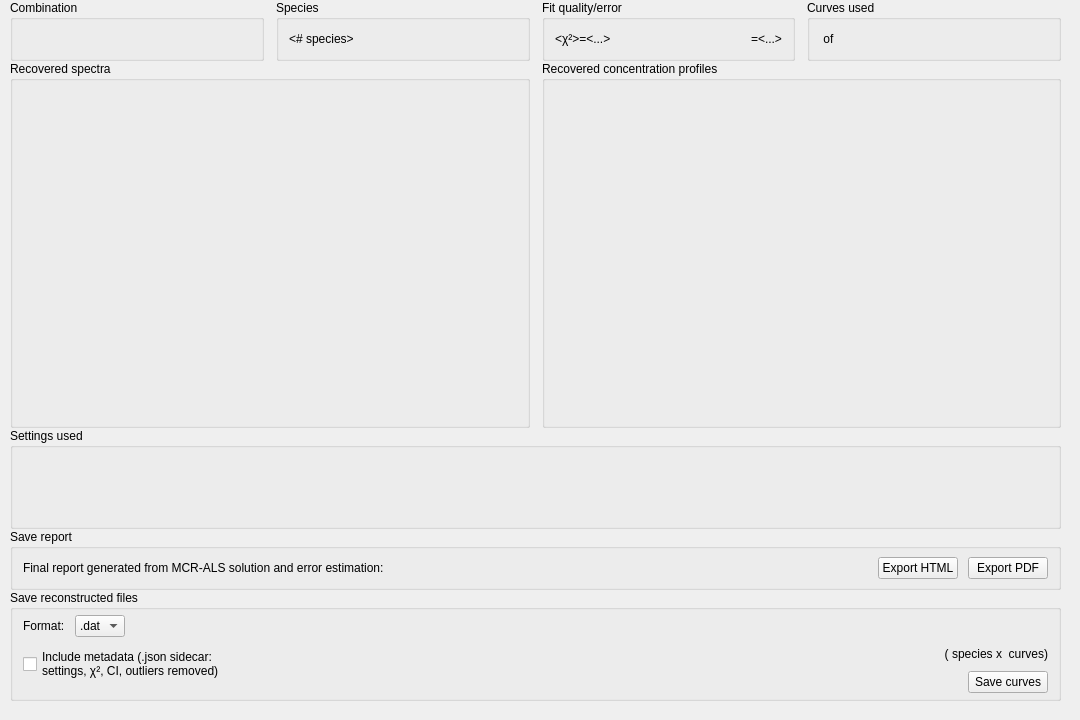
      <widget class="QWidget" name="ReportTab">
       <property name="enabled">
        <bool>true</bool>
       </property>
       <attribute name="title">
        <string>Report</string>
       </attribute>
       <widget class="QWidget" name="verticalLayoutWidget_3">
        <property name="geometry">
         <rect>
          <x>0</x>
          <y>0</y>
          <width>1071</width>
          <height>711</height>
         </rect>
        </property>
        <layout class="QVBoxLayout" name="ReportTabLayout" stretch="0,1,0,0,0">
         <property name="spacing">
          <number>0</number>
         </property>
         <property name="leftMargin">
          <number>10</number>
         </property>
         <property name="rightMargin">
          <number>10</number>
         </property>
         <property name="bottomMargin">
          <number>10</number>
         </property>
         <item>
          <layout class="QHBoxLayout" name="AnalysisInformationLayout">
           <property name="spacing">
            <number>12</number>
           </property>
           <item>
            <widget class="QGroupBox" name="CombinationUsedBox">
             <property name="sizePolicy">
              <sizepolicy hsizetype="MinimumExpanding" vsizetype="Minimum">
               <horstretch>0</horstretch>
               <verstretch>0</verstretch>
              </sizepolicy>
             </property>
             <property name="minimumSize">
              <size>
               <width>0</width>
               <height>61</height>
              </size>
             </property>
             <property name="title">
              <string>Combination</string>
             </property>
             <layout class="QHBoxLayout" name="horizontalLayout_11">
              <property name="leftMargin">
               <number>10</number>
              </property>
              <property name="topMargin">
               <number>0</number>
              </property>
              <property name="rightMargin">
               <number>10</number>
              </property>
              <property name="bottomMargin">
               <number>0</number>
              </property>
              <item>
               <widget class="QLabel" name="CombinationUsedLabel">
                <property name="sizePolicy">
                 <sizepolicy hsizetype="Minimum" vsizetype="Preferred">
                  <horstretch>0</horstretch>
                  <verstretch>0</verstretch>
                 </sizepolicy>
                </property>
                <property name="text">
                 <string>&lt;AHKP combination here&gt;</string>
                </property>
               </widget>
              </item>
             </layout>
            </widget>
           </item>
           <item>
            <widget class="QGroupBox" name="SpeciesSearchedForBox">
             <property name="sizePolicy">
              <sizepolicy hsizetype="MinimumExpanding" vsizetype="Minimum">
               <horstretch>0</horstretch>
               <verstretch>0</verstretch>
              </sizepolicy>
             </property>
             <property name="minimumSize">
              <size>
               <width>0</width>
               <height>61</height>
              </size>
             </property>
             <property name="title">
              <string>Species</string>
             </property>
             <layout class="QHBoxLayout" name="horizontalLayout_12">
              <property name="leftMargin">
               <number>10</number>
              </property>
              <property name="topMargin">
               <number>0</number>
              </property>
              <property name="rightMargin">
               <number>10</number>
              </property>
              <property name="bottomMargin">
               <number>0</number>
              </property>
              <item>
               <widget class="QLabel" name="SpeciesSearchedForLabel">
                <property name="sizePolicy">
                 <sizepolicy hsizetype="Minimum" vsizetype="Preferred">
                  <horstretch>0</horstretch>
                  <verstretch>0</verstretch>
                 </sizepolicy>
                </property>
                <property name="text">
                 <string>&lt;# species&gt;</string>
                </property>
               </widget>
              </item>
             </layout>
            </widget>
           </item>
           <item>
            <widget class="QGroupBox" name="FitQualityErrorBox">
             <property name="sizePolicy">
              <sizepolicy hsizetype="MinimumExpanding" vsizetype="Minimum">
               <horstretch>0</horstretch>
               <verstretch>0</verstretch>
              </sizepolicy>
             </property>
             <property name="minimumSize">
              <size>
               <width>0</width>
               <height>61</height>
              </size>
             </property>
             <property name="title">
              <string>Fit quality/error</string>
             </property>
             <layout class="QHBoxLayout" name="horizontalLayout_13">
              <property name="spacing">
               <number>0</number>
              </property>
              <property name="leftMargin">
               <number>10</number>
              </property>
              <property name="topMargin">
               <number>0</number>
              </property>
              <property name="rightMargin">
               <number>10</number>
              </property>
              <property name="bottomMargin">
               <number>0</number>
              </property>
              <item>
               <widget class="QLabel" name="FitErrorLabel">
                <property name="sizePolicy">
                 <sizepolicy hsizetype="Minimum" vsizetype="Preferred">
                  <horstretch>0</horstretch>
                  <verstretch>0</verstretch>
                 </sizepolicy>
                </property>
                <property name="text">
                 <string>&lt;χ²&gt;=&lt;...&gt;</string>
                </property>
               </widget>
              </item>
              <item>
               <spacer name="horizontalSpacer">
                <property name="orientation">
                 <enum>Qt::Orientation::Horizontal</enum>
                </property>
                <property name="sizeType">
                 <enum>QSizePolicy::Policy::MinimumExpanding</enum>
                </property>
                <property name="sizeHint" stdset="0">
                 <size>
                  <width>10</width>
                  <height>20</height>
                 </size>
                </property>
               </spacer>
              </item>
              <item>
               <widget class="QLabel" name="FitQualityLabel">
                <property name="sizePolicy">
                 <sizepolicy hsizetype="Minimum" vsizetype="Preferred">
                  <horstretch>0</horstretch>
                  <verstretch>0</verstretch>
                 </sizepolicy>
                </property>
                <property name="text">
                 <string>&lt;R²&gt;=&lt;...&gt;</string>
                </property>
               </widget>
              </item>
             </layout>
            </widget>
           </item>
           <item>
            <widget class="QGroupBox" name="CurvesUsedBox">
             <property name="sizePolicy">
              <sizepolicy hsizetype="MinimumExpanding" vsizetype="Minimum">
               <horstretch>0</horstretch>
               <verstretch>0</verstretch>
              </sizepolicy>
             </property>
             <property name="minimumSize">
              <size>
               <width>0</width>
               <height>61</height>
              </size>
             </property>
             <property name="title">
              <string>Curves used</string>
             </property>
             <layout class="QHBoxLayout" name="horizontalLayout_10">
              <property name="leftMargin">
               <number>10</number>
              </property>
              <property name="topMargin">
               <number>0</number>
              </property>
              <property name="rightMargin">
               <number>10</number>
              </property>
              <property name="bottomMargin">
               <number>0</number>
              </property>
              <item>
               <widget class="QLabel" name="NumberCurvesUsedLabel">
                <property name="sizePolicy">
                 <sizepolicy hsizetype="Minimum" vsizetype="Preferred">
                  <horstretch>0</horstretch>
                  <verstretch>0</verstretch>
                 </sizepolicy>
                </property>
                <property name="text">
                 <string>&lt;used&gt; of &lt;total&gt;</string>
                </property>
               </widget>
              </item>
             </layout>
            </widget>
           </item>
          </layout>
         </item>
         <item>
          <layout class="QHBoxLayout" name="ReconstructedProfilesLayout">
           <property name="spacing">
            <number>12</number>
           </property>
           <item>
            <widget class="QGroupBox" name="ReconstructedSpectraBox">
             <property name="sizePolicy">
              <sizepolicy hsizetype="MinimumExpanding" vsizetype="MinimumExpanding">
               <horstretch>0</horstretch>
               <verstretch>0</verstretch>
              </sizepolicy>
             </property>
             <property name="title">
              <string>Recovered spectra</string>
             </property>
            </widget>
           </item>
           <item>
            <widget class="QGroupBox" name="ReconstructedConcentrationsBox">
             <property name="sizePolicy">
              <sizepolicy hsizetype="MinimumExpanding" vsizetype="MinimumExpanding">
               <horstretch>0</horstretch>
               <verstretch>0</verstretch>
              </sizepolicy>
             </property>
             <property name="title">
              <string>Recovered concentration profiles</string>
             </property>
            </widget>
           </item>
          </layout>
         </item>
         <item>
          <widget class="QGroupBox" name="SettingsUsedBox">
           <property name="sizePolicy">
            <sizepolicy hsizetype="MinimumExpanding" vsizetype="Minimum">
             <horstretch>0</horstretch>
             <verstretch>0</verstretch>
            </sizepolicy>
           </property>
           <property name="minimumSize">
            <size>
             <width>0</width>
             <height>101</height>
            </size>
           </property>
           <property name="title">
            <string>Settings used</string>
           </property>
          </widget>
         </item>
         <item>
          <widget class="QGroupBox" name="SaveReportBox">
           <property name="sizePolicy">
            <sizepolicy hsizetype="MinimumExpanding" vsizetype="Minimum">
             <horstretch>0</horstretch>
             <verstretch>0</verstretch>
            </sizepolicy>
           </property>
           <property name="minimumSize">
            <size>
             <width>0</width>
             <height>61</height>
            </size>
           </property>
           <property name="title">
            <string>Save report</string>
           </property>
           <layout class="QHBoxLayout" name="horizontalLayout_6">
            <property name="spacing">
             <number>10</number>
            </property>
            <property name="leftMargin">
             <number>10</number>
            </property>
            <property name="topMargin">
             <number>0</number>
            </property>
            <property name="rightMargin">
             <number>10</number>
            </property>
            <property name="bottomMargin">
             <number>0</number>
            </property>
            <item>
             <widget class="QLabel" name="ReportLabel">
              <property name="text">
               <string>Final report generated from MCR-ALS solution and error estimation:</string>
              </property>
             </widget>
            </item>
            <item>
             <spacer name="SaveReportSpacer">
              <property name="orientation">
               <enum>Qt::Orientation::Horizontal</enum>
              </property>
              <property name="sizeHint" stdset="0">
               <size>
                <width>289</width>
                <height>20</height>
               </size>
              </property>
             </spacer>
            </item>
            <item>
             <widget class="QPushButton" name="ExportHTMLReportButton">
              <property name="text">
               <string>Export HTML</string>
              </property>
             </widget>
            </item>
            <item>
             <widget class="QPushButton" name="ExportPDFReportButton">
              <property name="text">
               <string>Export PDF</string>
              </property>
             </widget>
            </item>
           </layout>
          </widget>
         </item>
         <item>
          <widget class="QGroupBox" name="SaveReconstructedCurvesBox">
           <property name="sizePolicy">
            <sizepolicy hsizetype="MinimumExpanding" vsizetype="Minimum">
             <horstretch>0</horstretch>
             <verstretch>0</verstretch>
            </sizepolicy>
           </property>
           <property name="minimumSize">
            <size>
             <width>0</width>
             <height>111</height>
            </size>
           </property>
           <property name="title">
            <string>Save reconstructed files</string>
           </property>
           <layout class="QHBoxLayout" name="horizontalLayout_8">
            <property name="leftMargin">
             <number>10</number>
            </property>
            <property name="topMargin">
             <number>5</number>
            </property>
            <property name="rightMargin">
             <number>10</number>
            </property>
            <property name="bottomMargin">
             <number>5</number>
            </property>
            <item>
             <layout class="QVBoxLayout" name="SaveOptionsLayout">
              <property name="spacing">
               <number>10</number>
              </property>
              <item>
               <layout class="QHBoxLayout" name="SaveFormatLayout">
                <property name="spacing">
                 <number>10</number>
                </property>
                <property name="bottomMargin">
                 <number>0</number>
                </property>
                <item>
                 <widget class="QLabel" name="SaveFormatLabel">
                  <property name="text">
                   <string>Format:</string>
                  </property>
                 </widget>
                </item>
                <item>
                 <widget class="QComboBox" name="SaveFormatOption">
                  <item>
                   <property name="text">
                    <string>.dat</string>
                   </property>
                  </item>
                  <item>
                   <property name="text">
                    <string>.h5</string>
                   </property>
                  </item>
                 </widget>
                </item>
                <item>
                 <spacer name="SaveFormatSpacer">
                  <property name="orientation">
                   <enum>Qt::Orientation::Horizontal</enum>
                  </property>
                  <property name="sizeHint" stdset="0">
                   <size>
                    <width>0</width>
                    <height>20</height>
                   </size>
                  </property>
                 </spacer>
                </item>
               </layout>
              </item>
              <item>
               <widget class="QCheckBox" name="IncludeMetadataCheckBox">
                <property name="text">
                 <string>Include metadata (.json sidecar:
settings, χ², CI, outliers removed)</string>
                </property>
               </widget>
              </item>
              <item>
               <spacer name="SaveOptionsSpacer">
                <property name="orientation">
                 <enum>Qt::Orientation::Vertical</enum>
                </property>
                <property name="sizeHint" stdset="0">
                 <size>
                  <width>20</width>
                  <height>0</height>
                 </size>
                </property>
               </spacer>
              </item>
             </layout>
            </item>
            <item>
             <layout class="QVBoxLayout" name="SaveReconstructedCurvesLayout">
              <property name="spacing">
               <number>10</number>
              </property>
              <item>
               <spacer name="CurvesReconstructedSpacer">
                <property name="orientation">
                 <enum>Qt::Orientation::Vertical</enum>
                </property>
                <property name="sizeHint" stdset="0">
                 <size>
                  <width>20</width>
                  <height>0</height>
                 </size>
                </property>
               </spacer>
              </item>
              <item>
               <widget class="QLabel" name="CurvesReconstructedLabel">
                <property name="text">
                 <string>(&lt;X&gt; species x &lt;Y&gt; curves)</string>
                </property>
                <property name="alignment">
                 <set>Qt::AlignmentFlag::AlignRight|Qt::AlignmentFlag::AlignTrailing|Qt::AlignmentFlag::AlignVCenter</set>
                </property>
               </widget>
              </item>
              <item>
               <layout class="QHBoxLayout" name="SaveCurvesButtonLayout">
                <property name="spacing">
                 <number>-1</number>
                </property>
                <property name="bottomMargin">
                 <number>0</number>
                </property>
                <item>
                 <spacer name="SaveCurvesButtonSpacer">
                  <property name="orientation">
                   <enum>Qt::Orientation::Horizontal</enum>
                  </property>
                  <property name="sizeHint" stdset="0">
                   <size>
                    <width>0</width>
                    <height>20</height>
                   </size>
                  </property>
                 </spacer>
                </item>
                <item>
                 <widget class="QPushButton" name="SaveCurvesButton">
                  <property name="text">
                   <string>Save curves</string>
                  </property>
                 </widget>
                </item>
               </layout>
              </item>
             </layout>
            </item>
           </layout>
          </widget>
         </item>
        </layout>
       </widget>
      </widget>
